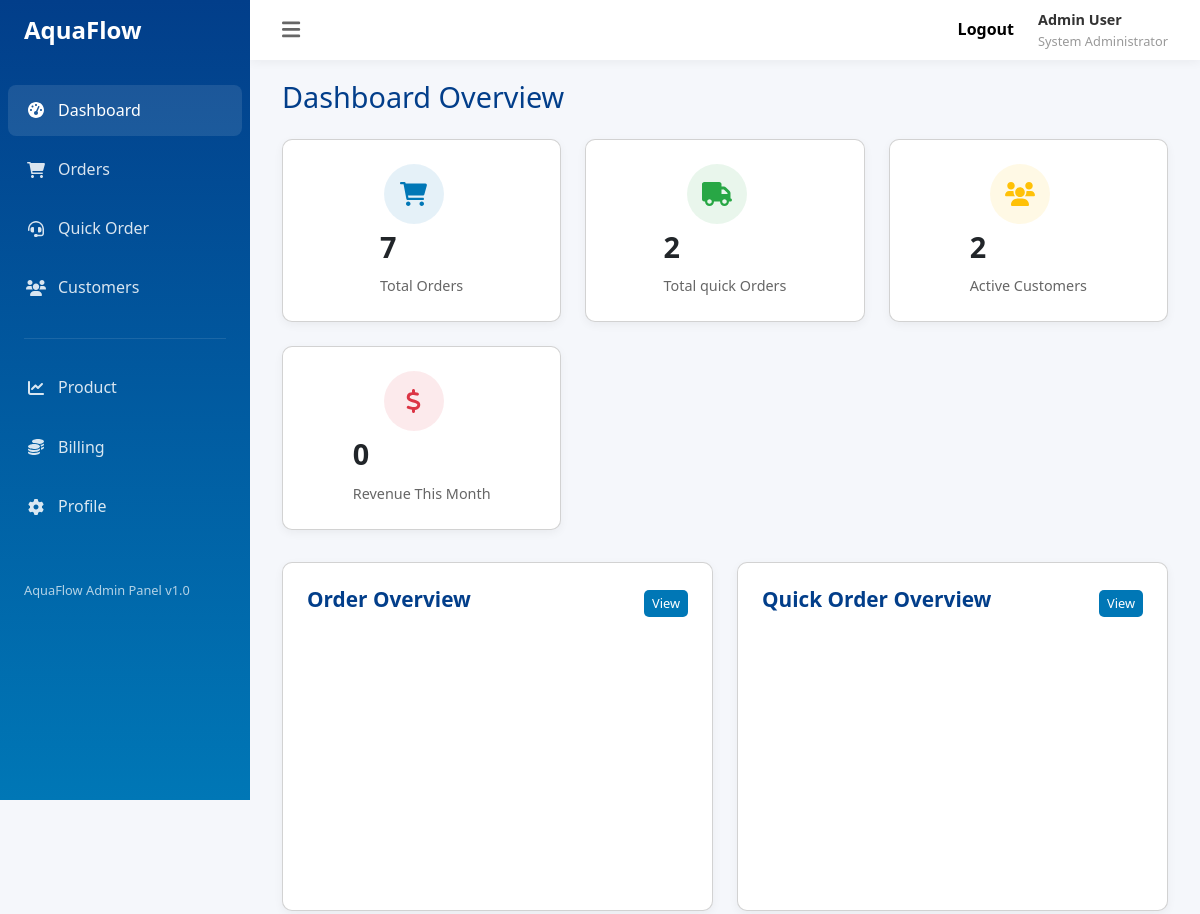
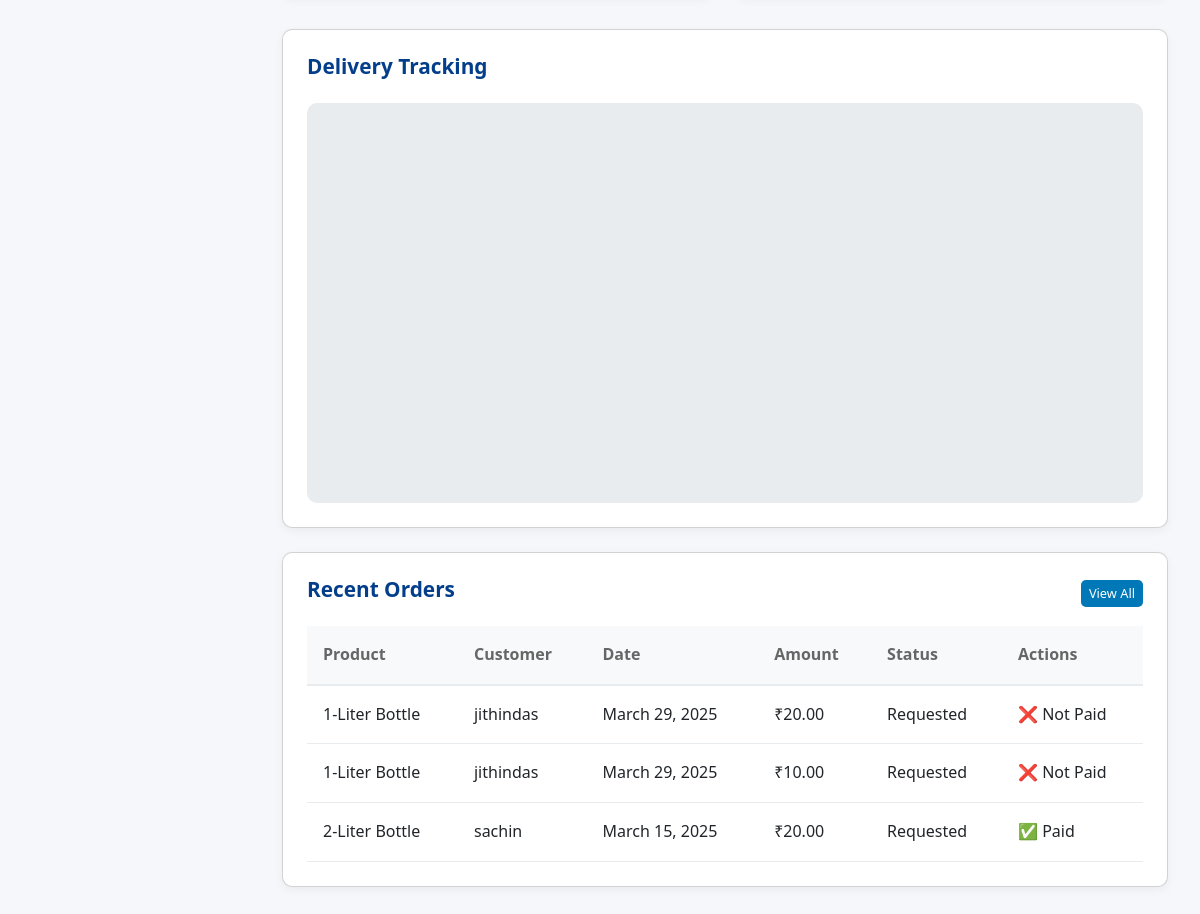
Page /admin on the earlier database version (2 pictures, top to bottom).
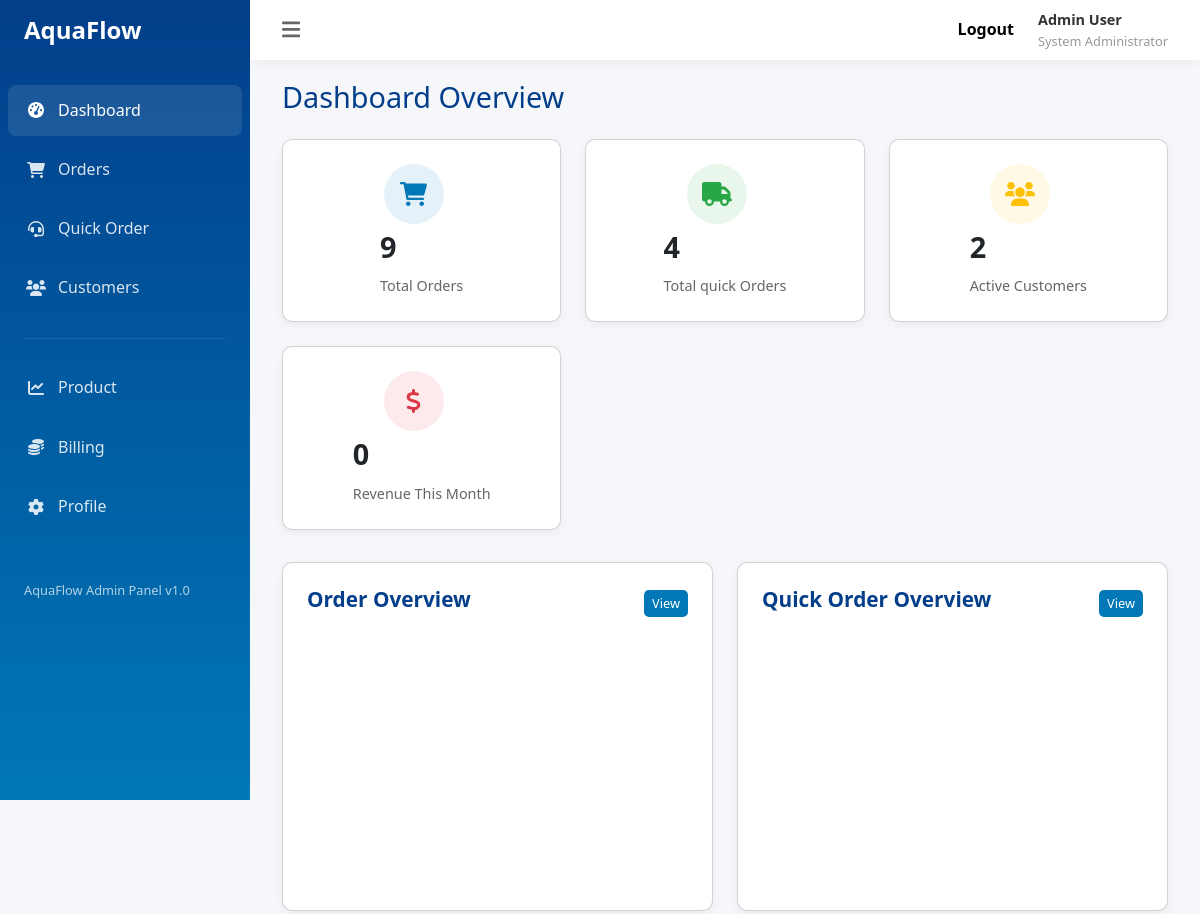
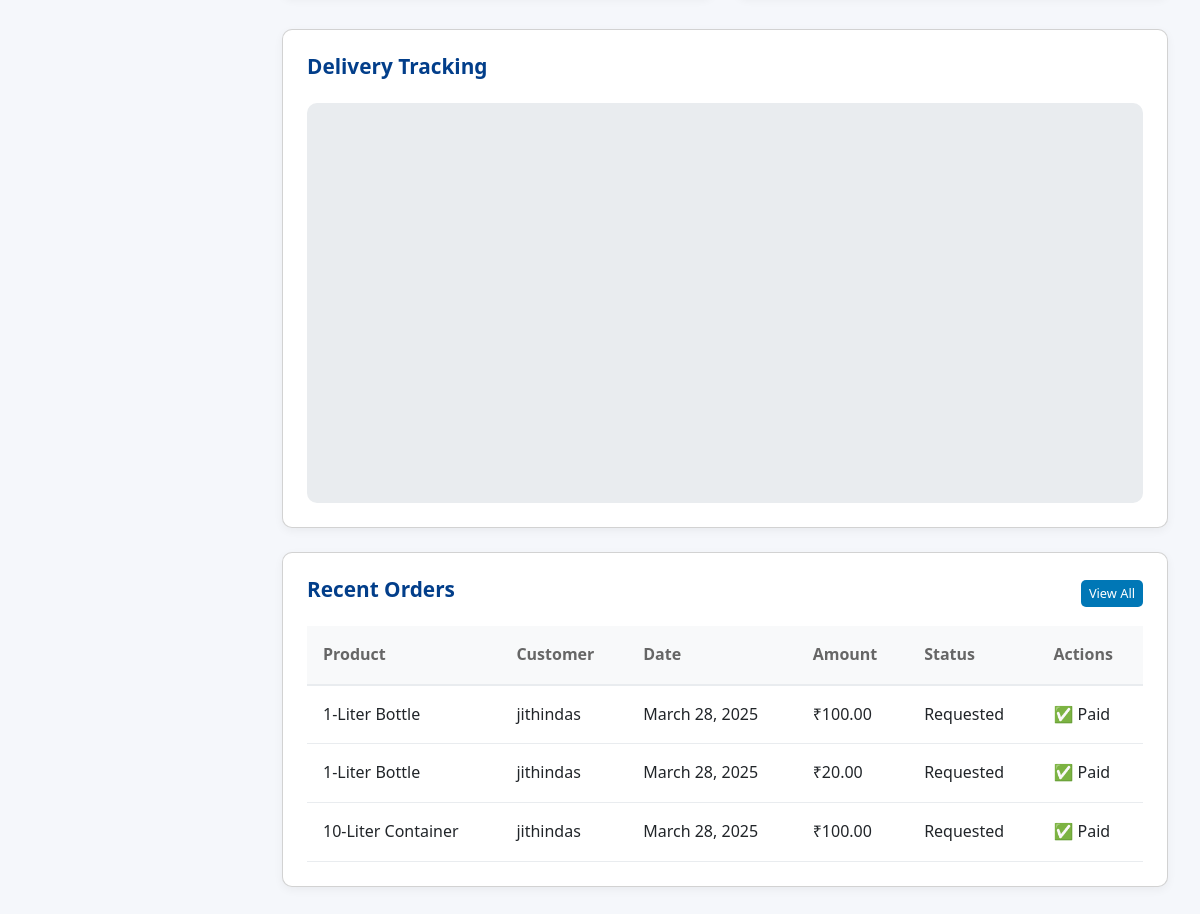
Same page on the later database version (2 pictures, top to bottom).
### app/models.py (models this page shows, shortened)
class Order(models.Model):
    STATUS_CHOICES = (
        ('Requested', 'Requested'),
        ('Pending', 'Pending'),
        ('Delivered', 'Delivered'),
        ('Cancelled', 'Cancelled'),
    )
    customer = models.ForeignKey(User, on_delete=models.CASCADE)
    product = models.ForeignKey(Product, on_delete=models.CASCADE)
    quantity = models.PositiveIntegerField()
    total_price = models.DecimalField(max_digits=10, decimal_places=2, blank=True, null=True)
    order_date = models.DateField()
    created_date=models.DateField(auto_now_add=True,null=True,blank=True)
    razorpay_order_id = models.CharField(max_length=100, blank=True, null=True)
    razorpay_payment_id = models.CharField(max_length=100, blank=True, null=True)
    razorpay_signature = models.CharField(max_length=100, blank=True, null=True)
    is_paid = models.BooleanField(default=False)
    status = models.CharField(
        max_length=20,
        choices=STATUS_CHOICES,
        default='Requested',
    )

class Product(models.Model):
    size = models.CharField(max_length=100)
    price = models.DecimalField(max_digits=10, decimal_places=2)
    description = models.TextField(null=True,blank=True)

### app/views.py (the view)
# urls.py: path('admin', Admin_View.as_view(),name='admin'),
class Admin_View(View):
    def get(self,request,*args,**kwargs):
        today = date.today()
        current_month = today.month
        current_year = today.year
        order_total = Order.objects.filter(
            is_paid=True,
            order_date__year=current_year,
            order_date__month=current_month
        ).aggregate(Sum('total_price'))['total_price__sum'] or 0
        quick_order_total = Quick_Order.objects.filter(
            is_paid=True,
            order_date__year=current_year,
            order_date__month=current_month
        ).aggregate(Sum('total_price'))['total_price__sum'] or 0
        total_amount = order_total + quick_order_total
        data = Order.objects.all().order_by('-id')[:3]
        all_orders=Order.objects.all().count()
        all_quick=Quick_Order.objects.all().count()
        user_count = User.objects.filter(is_superuser=False).count()
        return render(request,'admin.html',{'data':data,'all_orders':all_orders,'all_quick':all_quick,
                                            'user_count':user_count,'total_amount':total_amount})

### app/templates/admin.html (shortened to what the changed rows need)
<!DOCTYPE html>
<html lang="en">
<head>
    <link href="https://cdn.jsdelivr.net/npm/bootstrap@5.3.3/dist/css/bootstrap.min.css" rel="stylesheet">
    <link rel="stylesheet" href="https://cdn.jsdelivr.net/npm/bootstrap-icons@1.11.3/font/bootstrap-icons.min.css">
</head>
<body>
    <aside class="sidebar">
        <div class="sidebar-header">
            <a class="sidebar_a" href="{% url 'home' %}">
                <h1>AquaFlow</h1>
            </a>
        </div>
    </aside>
    <div class="main-content">
        <main class="dashboard-content">
            {% block content %}
            <h1 class="page-title">Dashboard Overview</h1>
            <div class="dashboard-cards">
                <div class="card stat-card">
                    <div class="stat-detail">
                        <div class="stat-value">{{all_orders}}</div>
                        <div class="stat-label">Total Orders</div>
                    </div>
                </div>
                <div class="card stat-card">
                    <div class="stat-detail">
                        <div class="stat-value">{{all_quick}}</div>
                        <div class="stat-label">Total quick Orders</div>
                    </div>
                </div>
            </div>
            <div class="chart-grid">
                <div class="card chart-card">
                    <div class="section-header">
                        <h2 class="section-title">Order Overview</h2>
                    </div>
                </div>
                <div class="card chart-card">
                    <div class="section-header">
                        <h2 class="section-title">Quick Order Overview</h2>
                    </div>
                </div>
            </div>
            <div class="card">
                <div class="section-header">
                    <h2 class="section-title">Delivery Tracking</h2>
                </div>
            </div>
            <div class="card" style="margin-top: 1.5rem;">
                <div class="section-header">
                    <h2 class="section-title">Recent Orders</h2>
                </div>
                <div class="table-responsive">
                    <table>
                        <thead>
                            <tr>
                                <th>Product</th>
                                <th>Customer</th>
                                <th>Date</th>
                                <th>Amount</th>
                                <th>Status</th>
                                <th>Actions</th>
                            </tr>
                        </thead>
                        <tbody>
                            {% for order in data %}
                            <tr>
                                <td>{{ order.product.size }}</td>
                                <td>
                                    {{ order.customer }}
                                </td>
                                <td>{{ order.order_date }}</td>
                                <td>₹{{ order.total_price }}</td>
                                <td>{{ order.status }}</td>
                                <td>
                                    {% if order.is_paid %}✅ Paid{% else %}❌ Not Paid{% endif %}
                                </td>
                            </tr>
                            {% empty %}
        <tr>
            <td colspan="8">No orders found.</td>
        </tr>
        {% endfor %}
                        </tbody>
                    </table>
                </div>
            </div>
            {% endblock %}
        </main>
    </div>
</body>
</html>

Differences in the rows shown:
removed Order: product.size "1-Liter Bottle", customer "jithindas", order_date "March 29, 2025", total_price "20.00", status "Requested", is_paid "❌ Not Paid"
no longer on this page (row unchanged): Order: product.size "1-Liter Bottle", customer "jithindas", order_date "March 29, 2025", total_price "10.00", status "Requested", is_paid "❌ Not Paid"
no longer on this page (row unchanged): Order: product.size "2-Liter Bottle", customer "sachin", order_date "March 15, 2025", total_price "20.00", status "Requested", is_paid "✅ Paid"
added Order: product.size "1-Liter Bottle", customer "jithindas", order_date "March 28, 2025", total_price "100.00", status "Requested", is_paid "✅ Paid"
added Order: product.size "1-Liter Bottle", customer "jithindas", order_date "March 28, 2025", total_price "20.00", status "Requested", is_paid "✅ Paid"
added Order: product.size "10-Liter Container", customer "jithindas", order_date "March 28, 2025", total_price "100.00", status "Requested", is_paid "✅ Paid"
Other differences:
{{ all_orders }}: "7" → "9"
{{ all_quick }}: "2" → "4"
